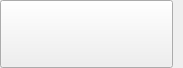
<?xml version="1.0" encoding="UTF-8"?>
<ui version="4.0">
 <class>WgBtnCtrl</class>
 <widget class="QWidget" name="WgBtnCtrl">
  <property name="geometry">
   <rect>
    <x>0</x>
    <y>0</y>
    <width>183</width>
    <height>68</height>
   </rect>
  </property>
  <property name="sizePolicy">
   <sizepolicy hsizetype="Ignored" vsizetype="Ignored">
    <horstretch>0</horstretch>
    <verstretch>0</verstretch>
   </sizepolicy>
  </property>
  <property name="windowTitle">
   <string>Form</string>
  </property>
  <layout class="QHBoxLayout" name="horizontalLayout">
   <property name="spacing">
    <number>0</number>
   </property>
   <property name="leftMargin">
    <number>0</number>
   </property>
   <property name="topMargin">
    <number>0</number>
   </property>
   <property name="rightMargin">
    <number>0</number>
   </property>
   <property name="bottomMargin">
    <number>0</number>
   </property>
   <item>
    <widget class="BtnCtrl" name="tBtn">
     <property name="sizePolicy">
      <sizepolicy hsizetype="Ignored" vsizetype="Ignored">
       <horstretch>0</horstretch>
       <verstretch>0</verstretch>
      </sizepolicy>
     </property>
     <property name="text">
      <string/>
     </property>
    </widget>
   </item>
   <item>
    <spacer name="horizontalSpacer">
     <property name="orientation">
      <enum>Qt::Horizontal</enum>
     </property>
     <property name="sizeType">
      <enum>QSizePolicy::Fixed</enum>
     </property>
     <property name="sizeHint" stdset="0">
      <size>
       <width>10</width>
       <height>20</height>
      </size>
     </property>
    </spacer>
   </item>
  </layout>
 </widget>
 <customwidgets>
  <customwidget>
   <class>BtnCtrl</class>
   <extends>QToolButton</extends>
   <header location="global">BtnCtrl.h</header>
  </customwidget>
 </customwidgets>
 <resources/>
 <connections/>
</ui>
